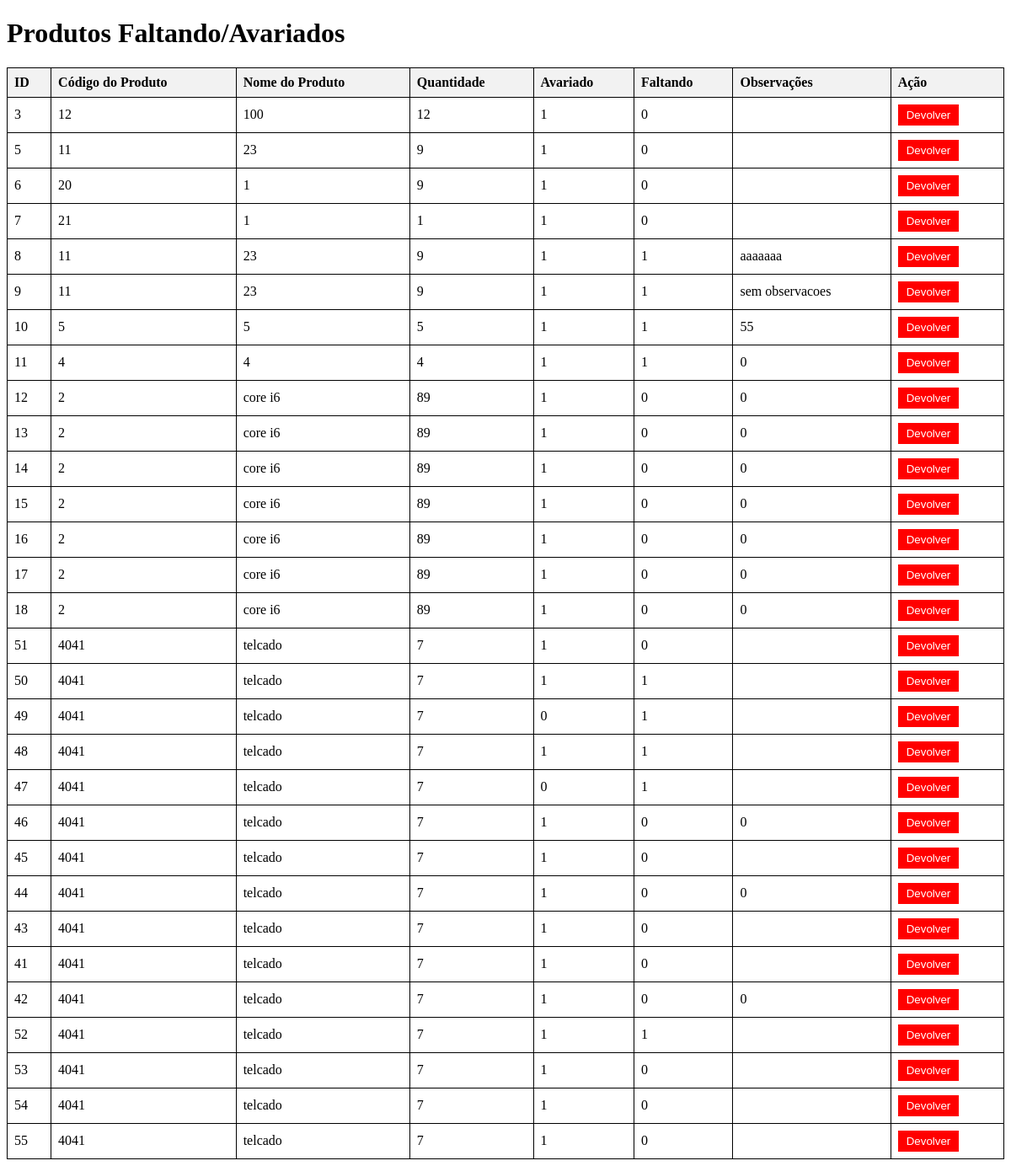
The page /SENAI_LOGISTICA/home/movimentacao_pos_vistoria/pFaltAva.php on the database as committed earlier.
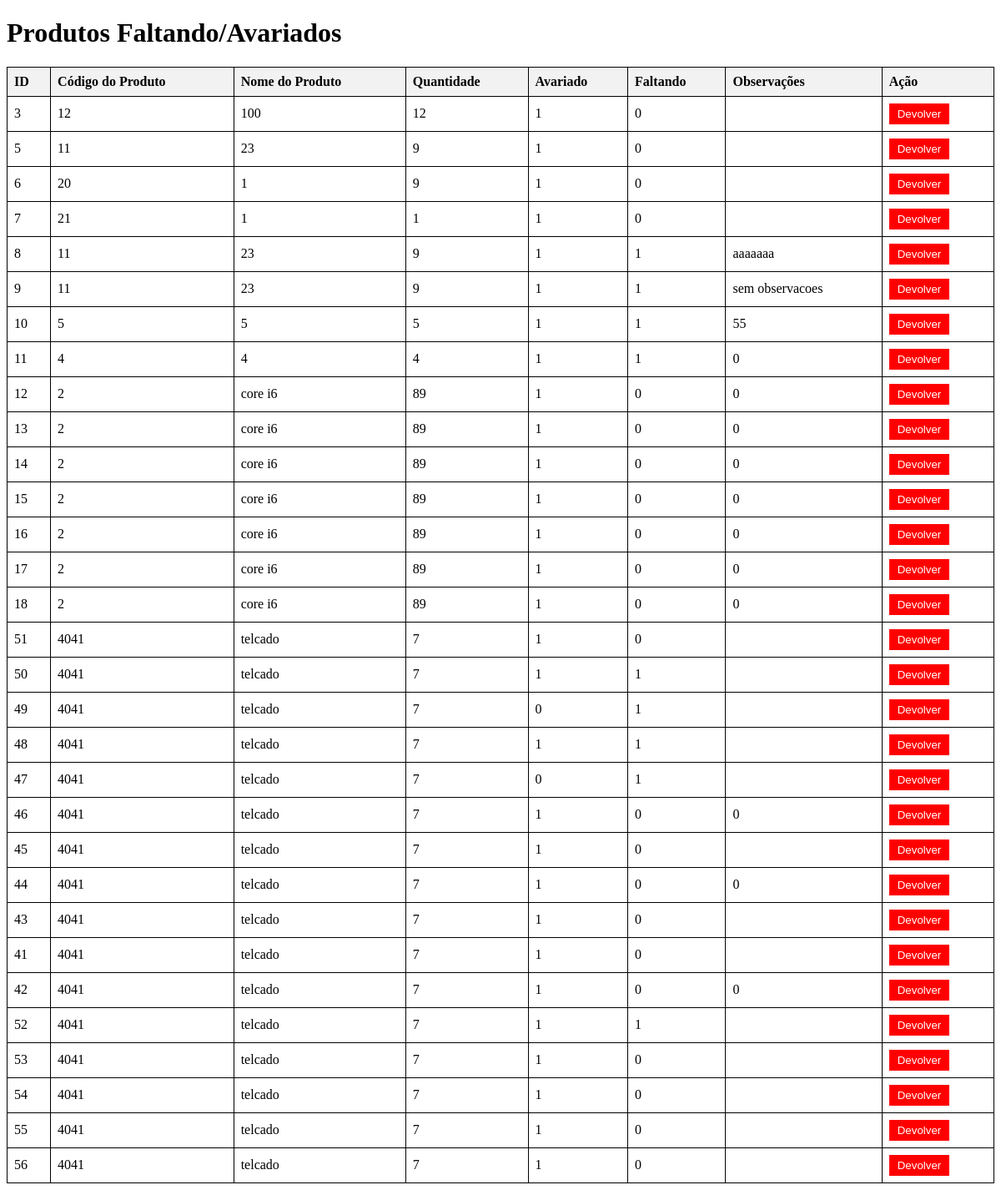
The same page on the database as committed later.
### tables this page shows
CREATE TABLE `vistoriacarga` (
  `id` int(11) NOT NULL,
  `pedidob` varchar(50) NOT NULL,
  `nome_produto` varchar(50) NOT NULL,
  `qtd_prod` int(11) NOT NULL,
  `avariado` tinyint(4) DEFAULT NULL,
  `faltando` tinyint(50) NOT NULL,
  `observacoes` varchar(50) DEFAULT NULL,
  `data_registro` date DEFAULT NULL
);

### SENAI_LOGISTICA/home/movimentacao_pos_vistoria/pFaltAva.php (the view, shortened to what this page needs)
<!DOCTYPE html>
<html lang="en">
<head>
</head>
<body>
    <h1>Produtos Faltando/Avariados</h1>
    <?php
    $servername = "localhost";
    $username = "root";
    $password = "root";
    $dbname = "senai";
    $conn = new mysqli($servername, $username, $password, $dbname);
    $sql = "SELECT id, pedidob, nome_produto, qtd_prod, avariado, faltando, observacoes FROM vistoriacarga WHERE avariado = 1 OR faltando = 1";
    $result = $conn->query($sql);
    if ($result->num_rows > 0) {
        echo "<table>";
        echo "<tr><th>ID</th><th>Código do Produto</th><th>Nome do Produto</th><th>Quantidade</th><th>Avariado</th><th>Faltando</th><th>Observações</th><th>Ação</th></tr>";
        while ($row = $result->fetch_assoc()) {
            echo "<tr>";
            echo "<td>" . htmlspecialchars($row["id"]) . "</td>";
            echo "<td>" . htmlspecialchars($row["pedidob"]) . "</td>";
            echo "<td>" . htmlspecialchars($row["nome_produto"]) . "</td>";
            echo "<td>" . htmlspecialchars($row["qtd_prod"]) . "</td>";
            echo "<td>" . htmlspecialchars($row["avariado"]) . "</td>";
            echo "<td>" . htmlspecialchars($row["faltando"]) . "</td>";
            echo "<td>" . htmlspecialchars($row["observacoes"]) . "</td>";
            echo "<td>";
            echo "<form method='post' style='display:inline;'>";
            echo "<input type='submit' value='Devolver' class='devolver-btn' onclick='return confirm(\"Tem certeza que deseja devolver este produto?\");'>";
            echo "</form>";
            echo "</td>";
            echo "</tr>";
        }
        echo "</table>";
    } else {
        echo "Nenhum produto faltando ou avariado encontrado.";
    }
    ?>
</body>
</html>

Rows that differ between the two databases and show on the page:
now on this page (row edited): vistoriacarga: id "56", pedidob "4041", nome_produto "telcado", qtd_prod "7", avariado "1", faltando "0"
